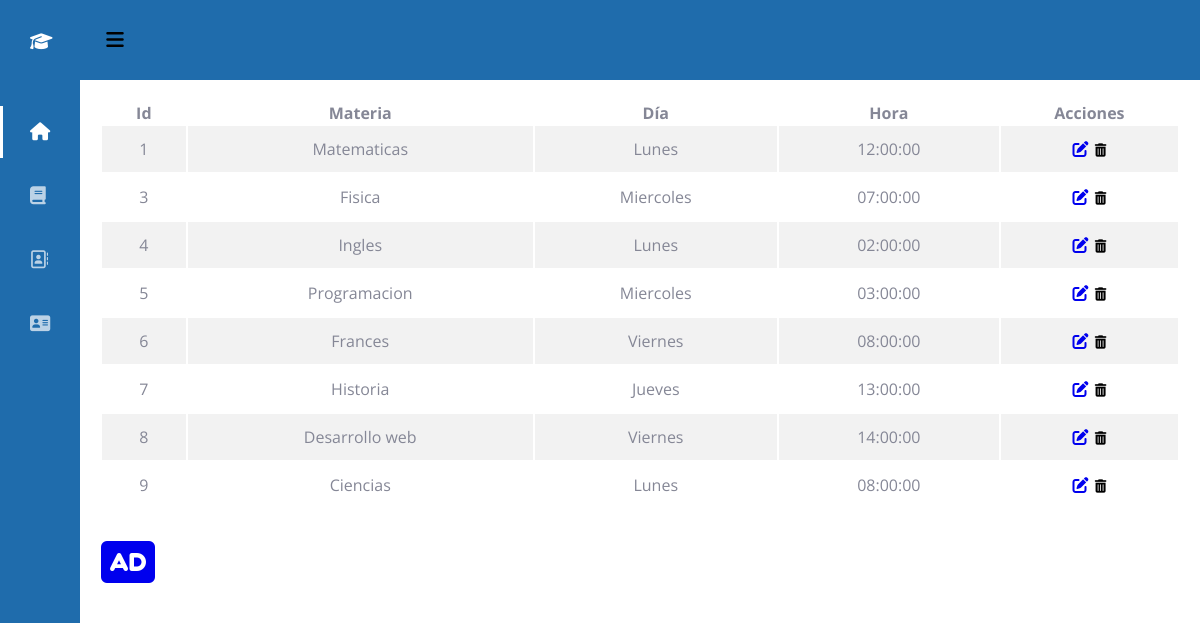
The app's page /materia.php with its own data.
### tables this page shows
CREATE TABLE `materia` (
  `idMateria` int(11) NOT NULL,
  `NombreMateria` varchar(45) NOT NULL,
  `Dia` text NOT NULL,
  `Hora` time NOT NULL
);

### materia.php (the view, shortened to what this page needs)
<!DOCTYPE html>
<html lang="en">
<head>
    <link rel="stylesheet" href="css/estilos.css">
    <link rel="stylesheet" href="css/tabla.css">
</head>
<body id="body">
    <header>
        <div class="icon__menu">
            <i class="fas fa-bars" id="btn_open"></i>
        </div>
    </header>
    <div class="menu__side" id="menu_side">
<div class="name__page">
    <i class="fa fa-mortar-board"></i>
    <h4>Escuela</h4>
</div>
<div class="options__menu">
    <a href="index.php" class="selected">
        <div class="option">
            <i class="fa fa-home" title="Inicio"></i>
            <h4>Inicio</h4>
        </div>
    </a>
    <a href="materia.php">
        <div class="option">
            <i class="fa fa-book" title="Blog"></i>
            <h4>Materia</h4>
        </div>
    </a>
    <a href="alumno.php">
        <div class="option">
            <i class="fa fa-address-book-o" title="Portafolio"></i>
            <h4>Alumnos</h4>
        </div>
    </a>
    <a href="profesor.php">
        <div class="option">
            <i class="fa fa-address-card" title="Cursos"></i>
            <h4>Profesores</h4>
        </div>
    </a>
</div>
</div>
    <main>
    <div class="row">
		<div class="col-lg-12">
			<div class="table-responsive">
				<table class="table table-striped table-bordered" id="table">
					<thead class="thead-dark">
						<tr>
							<th>Id</th>
							<th>Materia</th>
							<th>Día</th>
							<th>Hora</th>
							<th>Acciones</th>
						</tr>
					</thead>
					<tbody>
						<?php
						include "conexion.php";
						$query = mysqli_query($conexion, "SELECT * FROM materia");
						$result = mysqli_num_rows($query);
						if ($result > 0) {
							while ($data = mysqli_fetch_assoc($query)) { ?>
								<tr class="campos">
									<td><?php echo $data['idMateria']; ?></td>
									<td><?php echo $data['NombreMateria']; ?></td>
									<td><?php echo $data['Dia']; ?></td>
									<td><?php echo $data['Hora']; ?></td>
									<td>
										<a href="editar.php?id=<?php echo $data['idMateria']; ?>" class="btn btn-success"><i class='fas fa-edit'></i></a>
										<form action="eliminar.php?id=<?php echo $data['idMateria']; ?>" method="post" class="confirmar d-inline">
											<button class="btn btn-danger" type="submit"><i class='fas fa-trash-alt'></i> </button>
										</form>
									</td>
								</tr>
						<?php }
						} ?>
					</tbody>
				</table>
			</div>
		</div>
	</div>
    <div class="d-sm-flex align-items-center justify-content-between mb-4">
        <a href="agregar.php" class="btn btn-add"><i class='fas fa-audio-description'></i></a>
    </div>
    </main>
</body>
</html>

### css/estilos.css (style rules this page uses)
* { margin: 0; padding: 0; box-sizing: border-box; text-decoration: none; font-family: 'Open Sans', sans-serif; }
body { margin-left: 80px; margin-top: 80px; transition: margin-left 300ms cubic-bezier(0.785, 0.135, 0.15, 0.86); }
main { padding: 20px; }
header { width: 100%; height: 80px; background: #1f6cac; display: flex; align-items: center; position: fixed; top: 0; z-index: 200; }
.icon__menu { width: 50px; height: 100%; display: flex; justify-content: center; align-items: center; transform: translateX(10px); }
.icon__menu i { font-size: 20px; cursor: pointer; position: absolute; }
.menu__side { width: 80px; height: 100%; background: #1f6cac; position: fixed; top: 0; left: 0; color: white; font-size: 18px; z-index: 300; overflow: hidden; overflow-y: scroll; border-right: 20px solid #1f6cac; transition: all 300ms cubic-bezier(0.785, 0.135, 0.15, 0.86); }
.menu__side { -ms-overflow-style: none; scrollbar-width: none; }
.name__page { padding: 20px 30px; display: flex; align-items: center; margin-top: 10px; }
.name__page i { width: 20px; margin-right: 20px; }
.options__menu { padding: 20px 30px; position: absolute; top: 80px; }
.options__menu a { color: #ffffffb2; cursor: default; display: block; position: relative; transition: color 300ms; }
.options__menu .option { padding: 20px 0px; display: flex; align-items: center; position: relative; }
.options__menu .option i { width: 20px; margin-right: 20px; cursor: pointer; }
.options__menu .option h4 { font-weight: 300; cursor: pointer; }
a.selected { color: #fff; }
.selected:before { content: ''; width: 3px; height: 80%; background: white; position: absolute; top: 10%; left: -30px; }

### css/tabla.css (style rules this page uses)
.table { width:100%; margin-bottom:1rem; color:#858796 }
.table-striped tbody tr:nth-of-type(2n+1) { background-color: rgba(0,0,0,.05); }
.campos { text-align:center; text-decoration: none; }
.table td { padding: .75rem; vertical-align: top; }
.d-inline { display: inline !important; }
.btn { background-color: transparent; border: 1px solid transparent; border-top-color: transparent; border-right-color: transparent; border-bottom-color: transparent; border-left-color: transparent; }
.btn-add { font-size: 3rem; line-height: 1.5; border-radius: .35rem; }

### records on screen
materia: idMateria "1", NombreMateria "Matematicas", Dia "Lunes", Hora "12:00:00"
materia: idMateria "3", NombreMateria "Fisica", Dia "Miercoles", Hora "07:00:00"
materia: idMateria "4", NombreMateria "Ingles", Dia "Lunes", Hora "02:00:00"
materia: idMateria "5", NombreMateria "Programacion", Dia "Miercoles", Hora "03:00:00"
materia: idMateria "6", NombreMateria "Frances", Dia "Viernes", Hora "08:00:00"
materia: idMateria "7", NombreMateria "Historia", Dia "Jueves", Hora "13:00:00"
materia: idMateria "8", NombreMateria "Desarrollo web", Dia "Viernes", Hora "14:00:00"
materia: idMateria "9", NombreMateria "Ciencias", Dia "Lunes", Hora "08:00:00"
